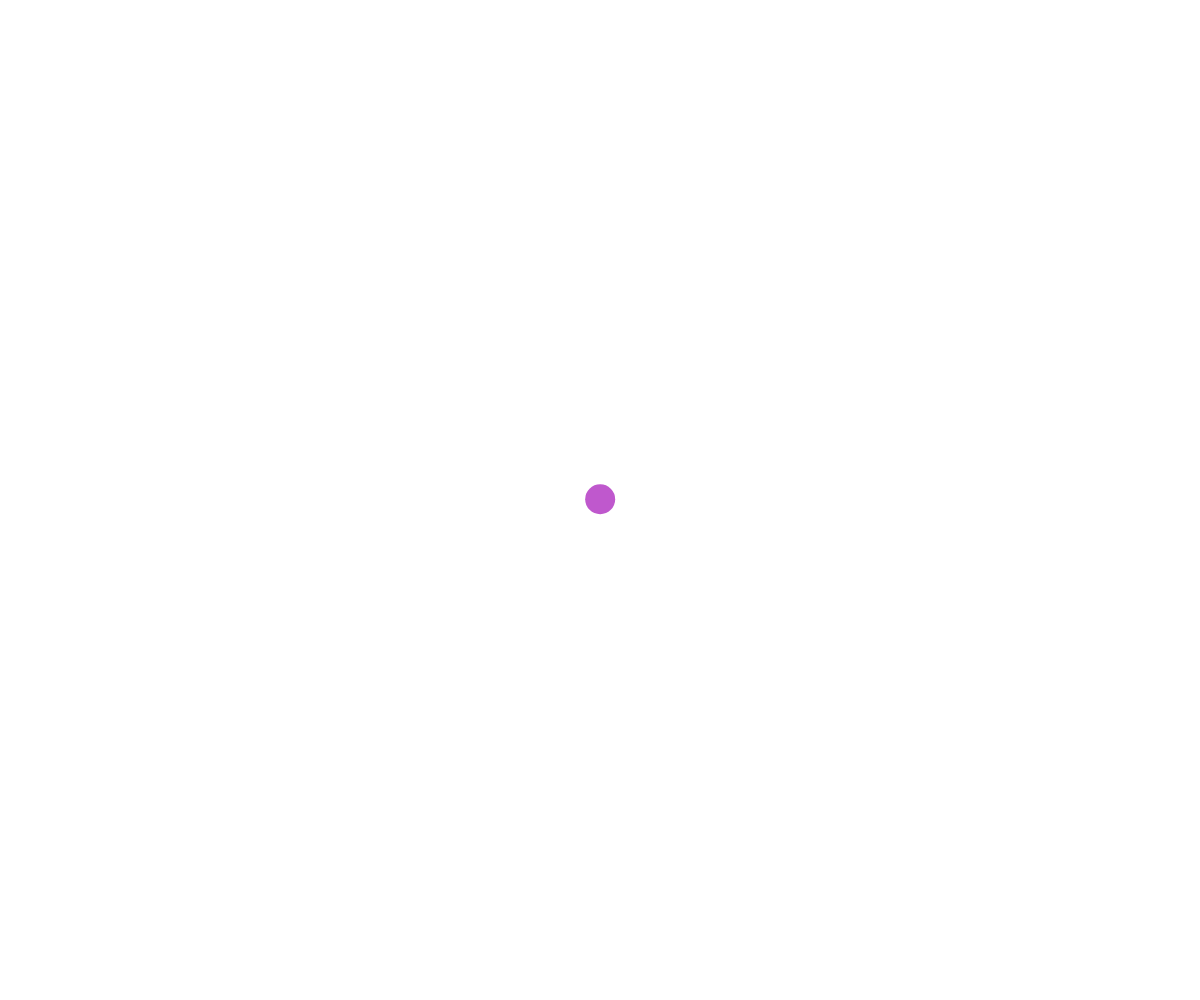
Frame 1 (no input)
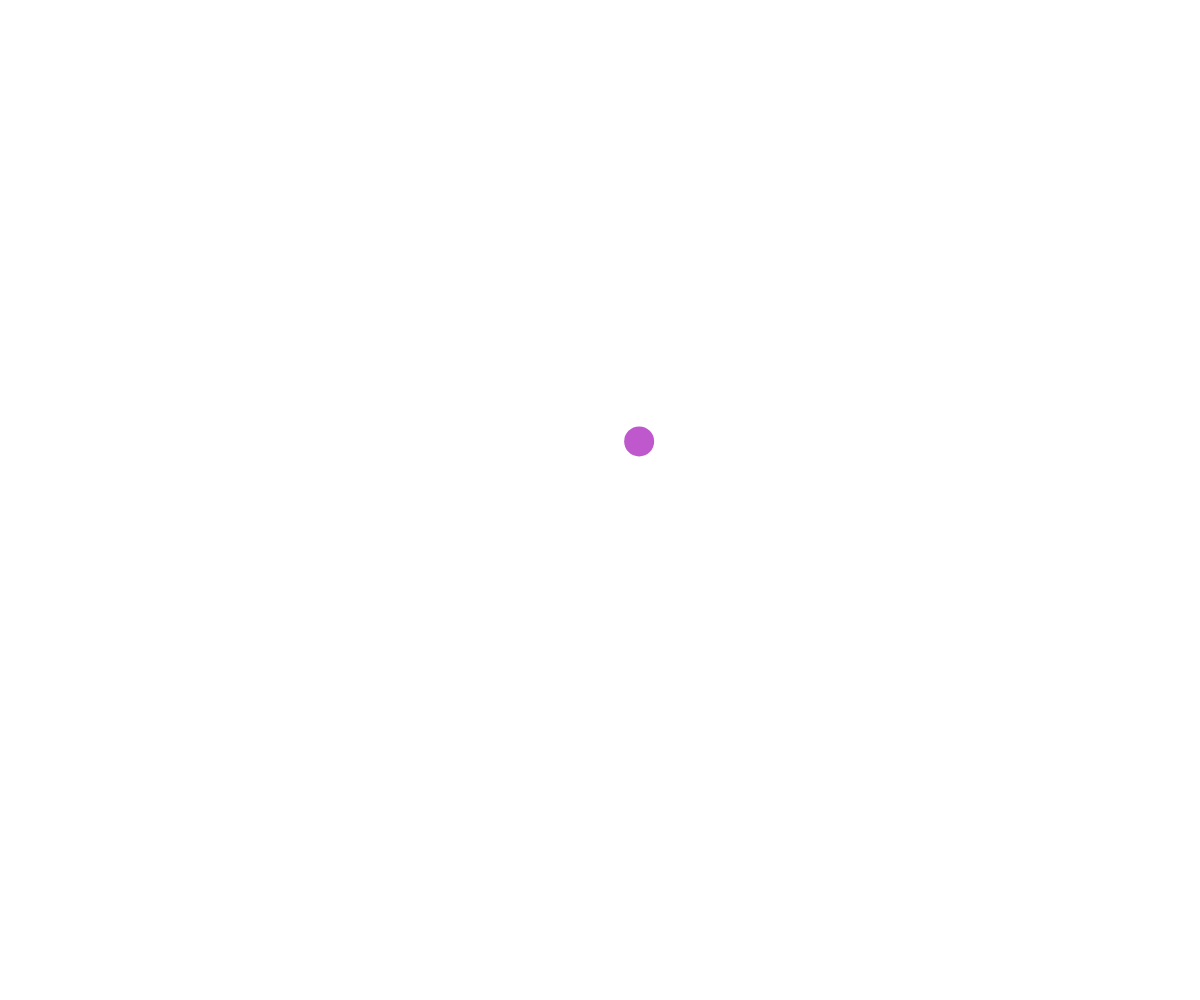
Frame 60 (no input)
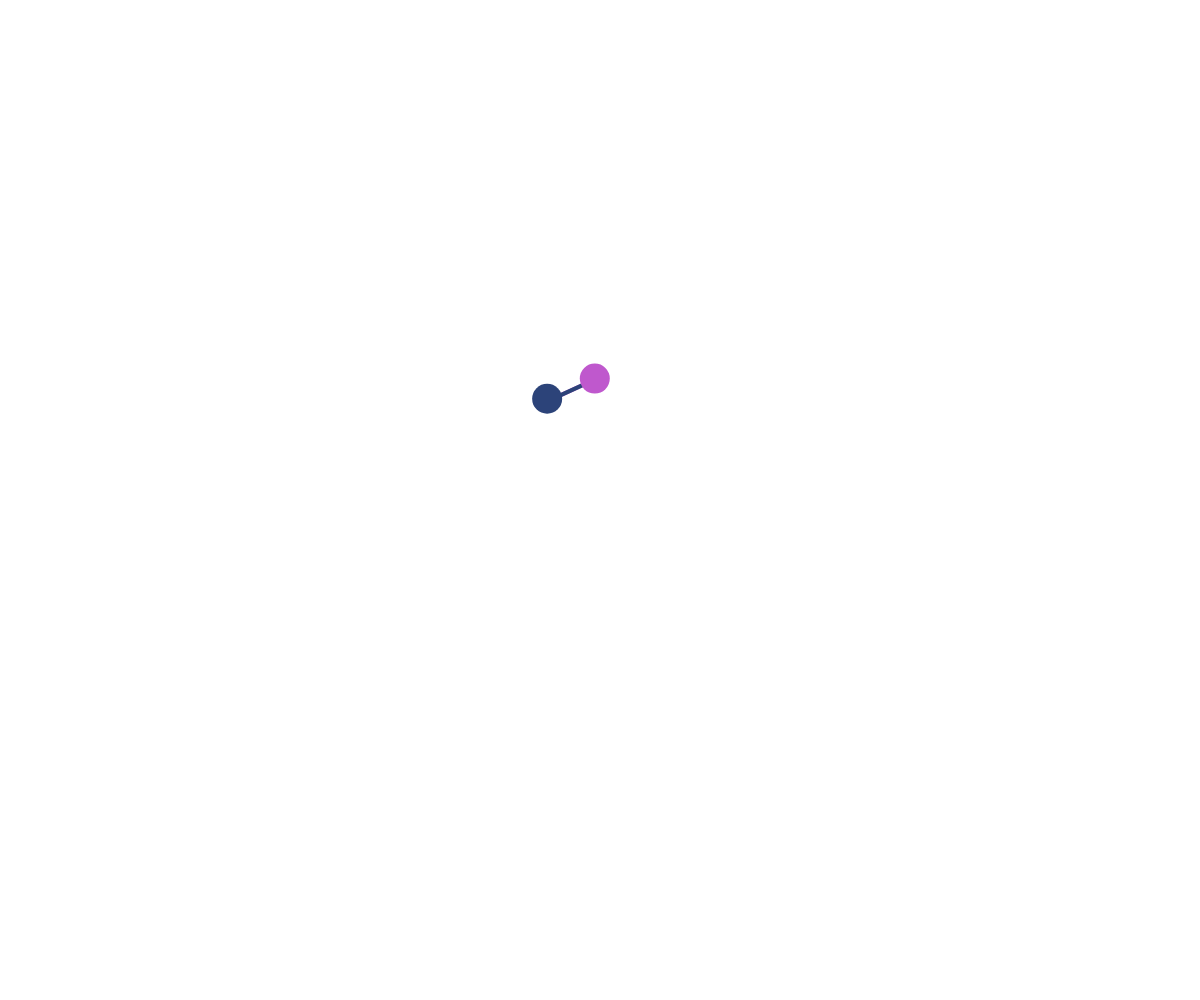
Frame 120 (the mouse pressed at the canvas centre since frame 60)

The p5.js sketch that drew these frames (run headless with seeded random() and noise() and a simulated clock; from frame 60 on, the mouse is pressed at the canvas centre):

// p5.js sketch
// ── sketch.js
// Connected Nodes OOP demo

let nodes = [];

function setup() {
  createCanvas(windowWidth, windowHeight);
  let somePoint = new MovingPoint(width / 2, height / 2);
  nodes.push(somePoint);
}

function draw() {
  background(255);

  for (let node of nodes) {
    node.lines(nodes);
  }
  for (let node of nodes) {
    node.update();
    node.display();
  }
}

class MovingPoint {
  constructor(x, y) {
    this.x = x;
    this.y = y;
    this.speed = 5;
    this.radius = 15;
    this.timeX = random(1000);
    this.timeY = random(1000);
    this.deltaTime = 0.01;
    this.colour = color(random(255), random(255), random(255));
    this.reach = 100;
  }

  display() {
    noStroke();
    fill(this.colour);
    circle(this.x, this.y, 2 * this.radius);
  }

  update() {
    this.move();
    this.wrap();
    this.adjustSizeWithMouse();
  }

  adjustSizeWithMouse() {
    let mouseDistance = dist(mouseX, mouseY, this.x, this.y);
    if (mouseDistance < this.reach) {
      this.radius = 15 + (this.reach - mouseDistance) / 3;
    }
    else {
      this.radius = 15;
    }
  }

  move() {
    let dx = noise(this.timeX);
    let dy = noise(this.timeY);

    dx = map(dx, 0, 1, -this.speed, this.speed);
    dy = map(dy, 0, 1, -this.speed, this.speed);

    this.x += dx;
    this.y += dy;

    this.timeX += this.deltaTime;
    this.timeY += this.deltaTime;
  }

  wrap() {
    if (this.x - this.radius > width) {
      this.x = 0 - this.radius;
    }
    else if (this.x + this.radius < 0) {
      this.x = width + this.radius;
    }
    if (this.y + this.radius < 0) {
      this.y = height + this.radius;
    }
    else if (this.y - this.radius > height) {
      this.y = 0 - this.radius;
    }
  }

  lines(nodesArray) {
    for (let node of nodesArray) {
      if (this !== node) {
        let distanceAway = dist(this.x, this.y, node.x, node.y);
        if (distanceAway < this.reach) {
          stroke(this.colour);
          strokeWeight(4);
          line(this.x, this.y, node.x, node.y);
        }
      }
    }
  }
}

function mousePressed() {
  let somePoint = new MovingPoint(mouseX, mouseY);
  nodes.push(somePoint);
}
